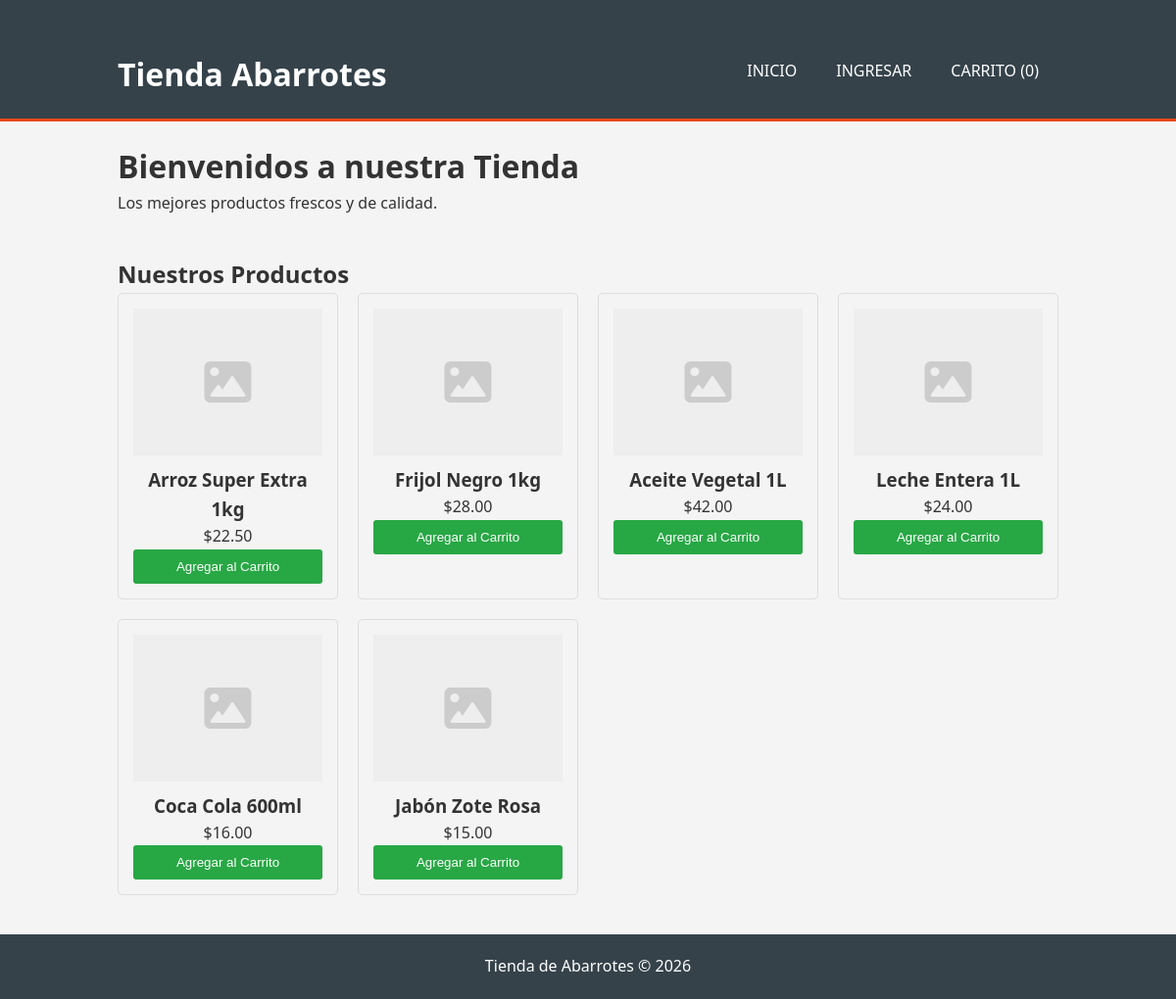
The page / on the database its author committed.
### tables this page shows
CREATE TABLE IF NOT EXISTS productos (
    id INT AUTO_INCREMENT PRIMARY KEY,
    codigo_barras VARCHAR(50) UNIQUE,
    nombre VARCHAR(100) NOT NULL,
    descripcion TEXT,
    precio_compra DECIMAL(10, 2) NOT NULL,  
    precio_venta DECIMAL(10, 2) NOT NULL,   
    stock_actual INT DEFAULT 0,
    stock_minimo INT DEFAULT 5,  
    categoria_id INT,
    proveedor_id INT,
    imagen_url VARCHAR(255),
    fecha_modificacion TIMESTAMP DEFAULT CURRENT_TIMESTAMP ON UPDATE CURRENT_TIMESTAMP,
    FOREIGN KEY (categoria_id) REFERENCES categorias(id) ON DELETE SET NULL,
    FOREIGN KEY (proveedor_id) REFERENCES proveedores(id) ON DELETE SET NULL
);

### src/index.php (the view, shortened to what this page needs)
<?php
include 'includes/db.php';
?>
<!DOCTYPE html>
<html lang="es">
<head>
    <link rel="stylesheet" href="assets/css/style.css">
    <link rel="stylesheet" href="https://cdnjs.cloudflare.com/ajax/libs/font-awesome/6.0.0/css/all.min.css">
</head>
<body>
    <header>
        <div class="container">
            <div id="branding">
                <h1><span class="highlight">Tienda</span> Abarrotes</h1>
            </div>
            <nav>
                <ul>
                    <li><a href="index.php">Inicio</a></li>
                    <?php if(isset($_SESSION['user_id'])): ?>
                        <li><a href="logout.php">Salir (<?php echo $_SESSION['username']; ?>)</a></li>
                    <?php else: ?>
                        <li><a href="login.php">Ingresar</a></li>
                    <?php endif; ?>
                    <li><a href="cart.php">Carrito <?php echo isset($_SESSION['cart']) ? '('.array_sum(array_column($_SESSION['cart'], 'quantity')).')' : '(0)'; ?></a></li>
                </ul>
            </nav>
        </div>
    </header>
    <div class="container showcase">
        <h1>Bienvenidos a nuestra Tienda</h1>
        <p>Los mejores productos frescos y de calidad.</p>
    </div>
    <div class="container">
        <h2>Nuestros Productos</h2>
        <div class="products-grid" style="display: grid; grid-template-columns: repeat(auto-fill, minmax(200px, 1fr)); gap: 20px;">
            <?php
            $sql = "SELECT id, nombre, precio_venta, imagen_url, stock_actual FROM productos";
            $result = $conn->query($sql);
            if ($result->num_rows > 0) {
                while($row = $result->fetch_assoc()) {
                    ?>
                    <div class="product-card" style="border: 1px solid #ddd; padding: 15px; border-radius: 5px; text-align: center;">
                        <?php if($row['imagen_url']): ?>
                            <img src="<?php echo htmlspecialchars($row['imagen_url']); ?>" alt="<?php echo htmlspecialchars($row['nombre']); ?>" style="width: 100%; height: 150px; object-fit: cover; margin-bottom: 10px;">
                        <?php else: ?>
                            <div style="width: 100%; height: 150px; background: #eee; display: flex; align-items: center; justify-content: center; margin-bottom: 10px;">
                                <i class="fas fa-image fa-3x" style="color: #ccc;"></i>
                            </div>
                        <?php endif; ?>
                        <h3><?php echo htmlspecialchars($row['nombre']); ?></h3>
                        <p class="price">$<?php echo number_format($row['precio_venta'], 2); ?></p>
                        <?php if($row['stock_actual'] > 0): ?>
                            <form action="cart.php" method="post">
                                <button type="submit" class="btn" style="width: 100%; background: #28a745; color: white; border: none; padding: 10px; cursor: pointer;">Agregar al Carrito</button>
                            </form>
                        <?php else: ?>
                            <button disabled class="btn" style="width: 100%; background: #ccc; cursor: not-allowed;">Agotado</button>
                        <?php endif; ?>
                    </div>
                    <?php
                }
            } else {
                echo "<p>No hay productos disponibles.</p>";
            }
            ?>
        </div>
    </div>
    <?php include 'includes/footer.php'; ?>

### src/includes/footer.php (shortened to what this page needs)
    <footer>
        <p>Tienda de Abarrotes &copy; <?php echo date("Y"); ?></p>
    </footer>
</body>
</html>

### src/assets/css/style.css (style rules this page uses)
* { box-sizing: border-box; margin: 0; padding: 0; }
body { font-family: 'Segoe UI', Tahoma, Geneva, Verdana, sans-serif; line-height: 1.6; background-color: #f4f4f4; color: #333; }
header { background: #35424a; color: #ffffff; padding-top: 30px; min-height: 70px; border-bottom: #e8491d 3px solid; }
header a { color: #ffffff; text-decoration: none; text-transform: uppercase; font-size: 16px; }
header ul { margin: 0; padding: 0; }
header li { float: left; display: inline; padding: 0 20px 0 20px; }
header #branding { float: left; }
header #branding h1 { margin: 0; }
header nav { float: right; margin-top: 10px; }
.container { width: 80%; margin: auto; overflow: hidden; padding: 20px 0; }
.btn { display: inline-block; background: #e8491d; color: #fff; padding: 10px 20px; border: none; border-radius: 3px; cursor: pointer; text-decoration: none; }
footer { background: #35424a; color: #ffffff; text-align: center; padding: 20px; margin-top: 20px; }

### rows shown on the page
productos: nombre "Arroz Super Extra 1kg", precio_venta "22.50"
productos: nombre "Frijol Negro 1kg", precio_venta "28.00"
productos: nombre "Aceite Vegetal 1L", precio_venta "42.00"
productos: nombre "Leche Entera 1L", precio_venta "24.00"
productos: nombre "Coca Cola 600ml", precio_venta "16.00"
productos: nombre "Jabón Zote Rosa", precio_venta "15.00"
